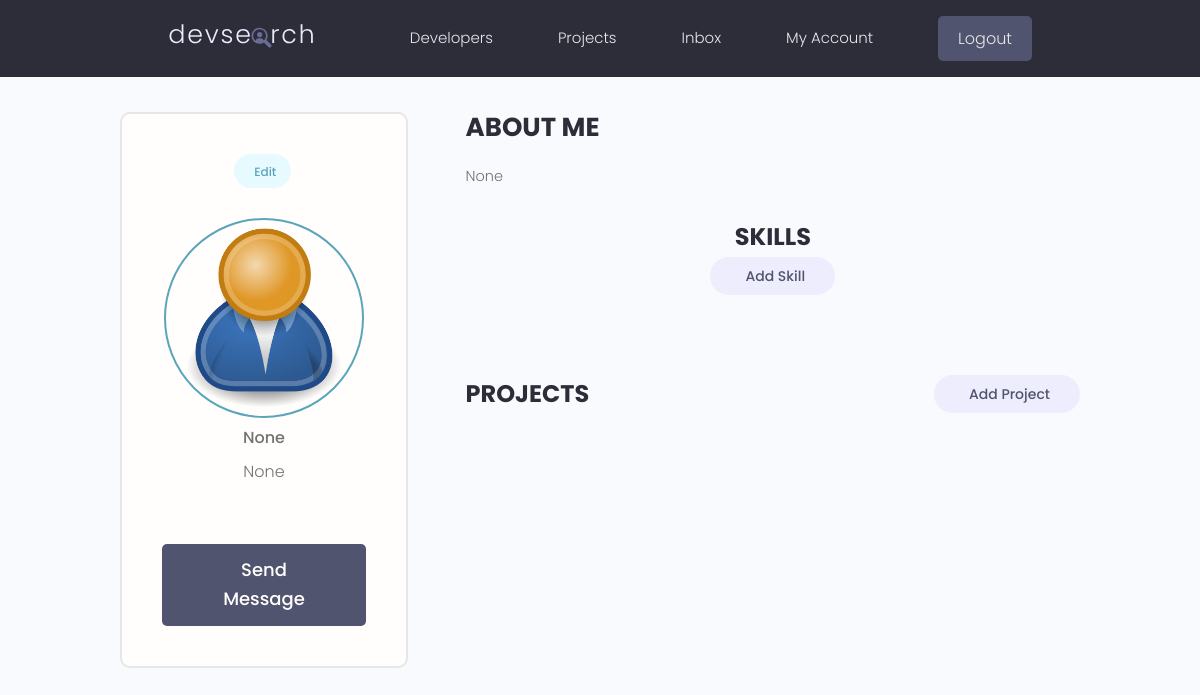
The page /account/ (signed in) on the database as committed earlier.
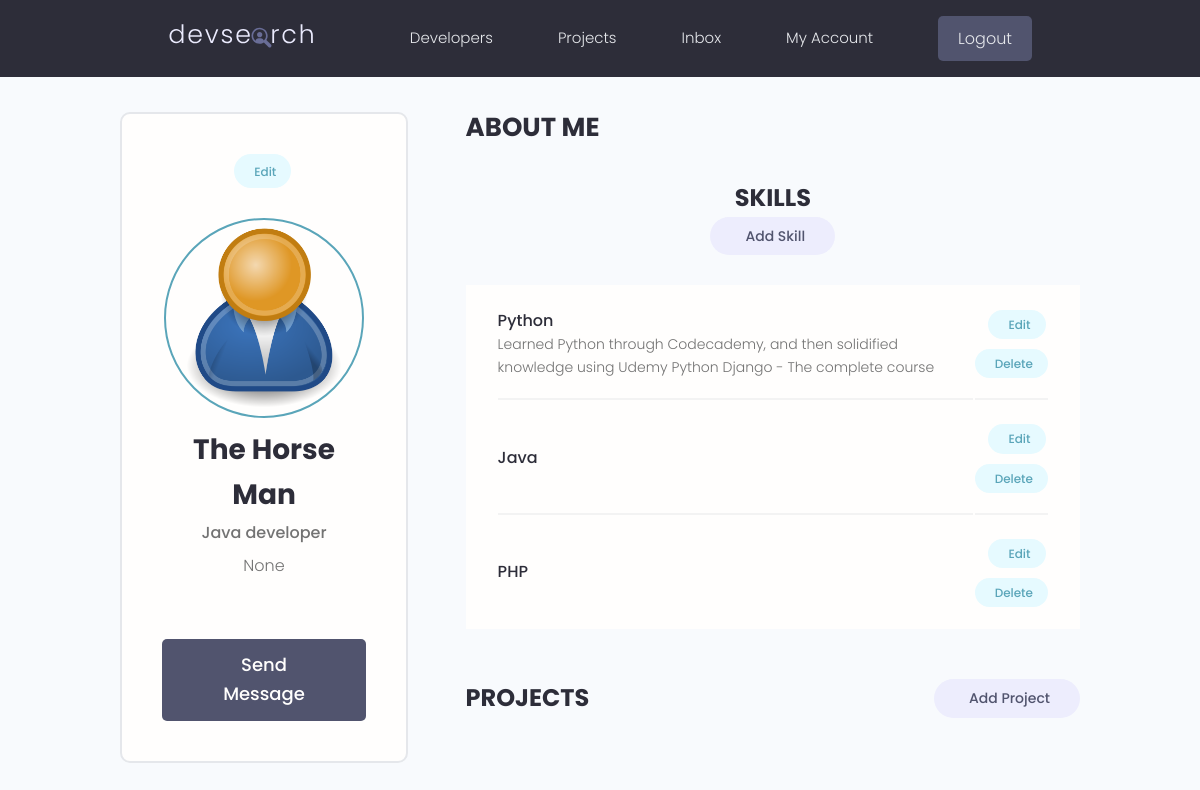
The same page on the database as committed later.
### users/models.py (models this page shows, shortened)
class Profile(models.Model):
  user = models.OneToOneField(User, on_delete=models.CASCADE, null=True, blank=True,)
  name = models.CharField(max_length = 200, blank = True, null = True)
  email = models.EmailField(max_length=500, blank=True, null=True)
  username = models.CharField(max_length = 200, blank = True, null = True)
  username = models.CharField(max_length = 200, blank = True, null = True)
  short_intro = models.CharField(max_length = 200, blank = True, null = True)
  location = models.CharField(max_length = 200, blank = True, null = True)
  bio = models.TextField(max_length=500, blank=True, null=True)
  profile_image = models.ImageField(null = True, blank=True, upload_to='profiles/', default='profiles/user-default.png' )
  social_github= models.CharField(max_length = 200, blank = True, null = True)
  social_linkedIn= models.CharField(max_length = 200, blank = True, null = True)
  social_twitter= models.CharField(max_length = 200, blank = True, null = True)
  social_youtube= models.CharField(max_length = 200, blank = True, null = True)
  social_website= models.CharField(max_length = 200, blank = True, null = True)
  created = models.DateTimeField(auto_now_add=True)
  id = models.UUIDField(default=uuid.uuid4, unique=True, primary_key=True, editable=False)

class Skill(models.Model):
  owner = models.ForeignKey(Profile, on_delete=models.CASCADE, null=True, blank=True)
  name = models.CharField(max_length=50)
  description = models.TextField(max_length=500, null=True, blank=True)
  created = models.DateTimeField(auto_now_add=True)
  id = models.UUIDField(default=uuid.uuid4, unique=True, primary_key=True, editable=False)

### users/views.py (the view)
# urls.py: path('account/', views.userAccount, name='account'),
@login_required(login_url="login")
def userAccount(request):
  profile = request.user.profile
  context = {
    'profile': profile
    }
  return render(request, 'users/account.html', context)

### users/templates/users/account.html (shortened to what this page needs)
{% extends 'main.html' %}
{% block content %}
<main class="settingsPage profile my-md">
  <div class="container">
    <div class="layout">
      <div class="column column--1of3">
        <div class="card text-center">
          <div class="card__body dev">
            <a class="tag tag--pill tag--main settings__btn" href="{% url 'edit-account' %}"> Edit</a>
            <img class="avatar avatar--xl dev__avatar" src="{{ profile.profile_image.url }}" />
            <h2 class="dev__name">{{ profile.name }}</h2>
            <p class="dev__title">{{ profile.short_intro }}</p>
            <p class="dev__location">{{ profile.location }}</p>
            <a href="#" class="btn btn--sub btn--lg">Send Message </a>
          </div>
        </div>
      </div>
      <div class="column column--2of3">
        <div class="devInfo">
          <h3 class="devInfo__title">About Me</h3>
          <p class="devInfo__about">
            {{ profile.bio }}
          </p>
        </div>
        <div id="skill-form"   class="settings">
          <h3 class="settings__title">Skills</h3>
          {% if  page == 'add-skill' or page == 'edit-skill' %}
            {% if page == 'add-skill' %}
            <form action="{% url 'add-skill' %}" method="POST">
            {% else %}
            <form action="{% url 'edit-skill' skill.id %}" method="POST">
            {% endif %}
            {% csrf_token %}
            {% for field in skill_form %}
            <div id="skill-field" class="form__field">
              <label for="formInput#text">{{ field.label }} </label>
              {{ field }}
            </div>
            {% endfor %}
            <a class="btn btn--sub btn--md  my-md" href="{% url 'account' %}">Cancel</a>
            <input class="btn btn--sub btn--md  my-md" type="submit" value="Submit">
          </form>
          {% else %}
          <a class="tag tag--pill tag--sub settings__btn tag--lg" href="{% url 'add-skill' %}"> Add Skill</a>
          {% endif %}
        </div>
        <table class="settings__table">
          {% for skill in profile.skill_set.all %}
          {% if skill.description %}
          <tr>
            <td class="settings__tableInfo">
              <h4>{{ skill.name }}</h4>
              <p>
                {{ skill.description|slice:"150" }}
              </p>
            </td>
            <td class="settings__tableActions">
              <a class="tag tag--pill tag--main settings__btn" href="{% url 'edit-skill' skill.id %}"> Edit</a>
              <a class="tag tag--pill tag--main settings__btn" href="{% url 'delete-skill' skill.id %}">
                Delete</a>
            </td>
          </tr>
          {% else %}
          <tr>
            <td class="settings__tableInfo">
              <h4>{{ skill.name }}</h4>
            </td>
            <td class="settings__tableActions">
              <a class="tag tag--pill tag--main settings__btn" href="{% url 'edit-skill' skill.id %}"> Edit</a>
              <a class="tag tag--pill tag--main settings__btn" href="{% url 'delete-skill' skill.id %}">
                Delete</a>
            </td>
          </tr>
          {% endif %}
          {% endfor %}
        </table>
        <div class="settings">
          <h3 class="settings__title">Projects</h3>
          <a class="tag tag--pill tag--sub settings__btn tag--lg" href="{% url 'create-project' %}"> Add Project</a>
        </div>
      </div>
    </div>
  </div>
</main>
{% endblock content %}

Rows that differ between the two databases and show on the page:
changed Profile "None": name (not shown) → "The Horse Man"; short_intro "None" → "Java developer"; bio "None" → (not shown)
now on this page (row edited): Skill: name "Python", description "Learned Python through Codecademy, and then solidified knowledge using Udemy Python Django - The complete course"
added Skill: name "Java"
added Skill: name "PHP"
